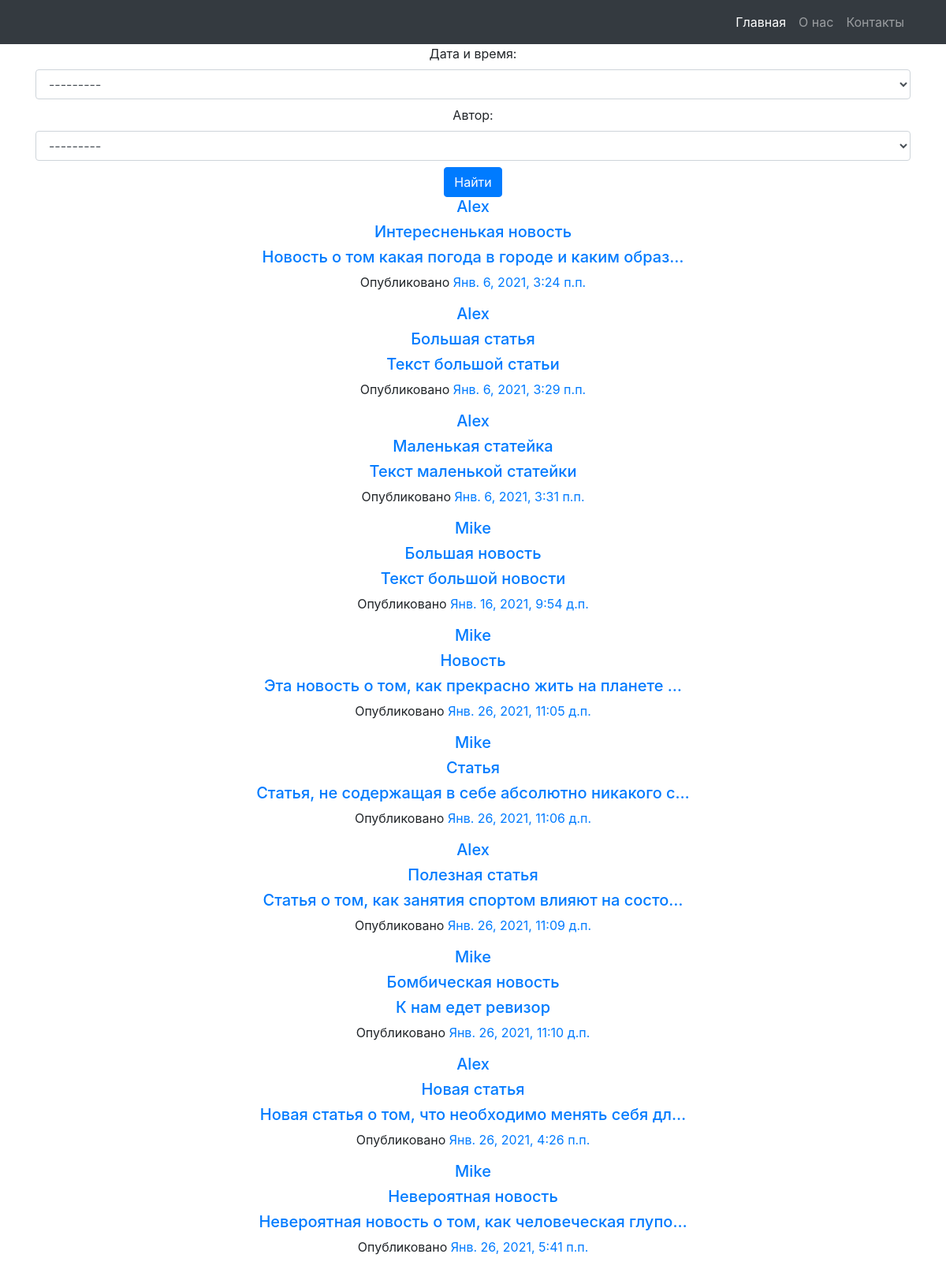
Screenshot of /search with the database file from the repository.
### news/models.py (models this page shows, shortened)
class Author(models.Model):
    author = models.OneToOneField(User, on_delete=models.CASCADE, unique=True)
    author_raiting = models.IntegerField(default=0)
    def __str__(self):
        return self.author.username
    class Meta:
        verbose_name = 'Автор'
        verbose_name_plural = 'Авторы'

class Post(models.Model):
    author = models.ForeignKey(Author, on_delete=models.CASCADE, verbose_name='Автор')
    NEWS = 'NW'
    ARTICLE = 'AR'
    POST_TYPES = [
        (NEWS, 'News'),
        (ARTICLE, 'Article'),
    ]
    type = models.CharField(max_length=2, choices=POST_TYPES, default=NEWS, verbose_name='Тип')
    created_time = models.DateTimeField(auto_now_add=True, verbose_name='Дата и время')
    category = models.ManyToManyField(Category, through='PostCategory', verbose_name='Категория')
    header = models.CharField(max_length=255, verbose_name='Название')
    article_text = models.TextField(verbose_name='Текст')
    post_raiting = models.IntegerField(default=0, verbose_name='Рейтинг')
    class Meta:
        verbose_name = 'Пост'
        verbose_name_plural = 'Посты'

### news/views.py (the view)
# urls.py: path('search', PostSearch.as_view(), name='search'),
class PostSearch(ListView):
    model = Post
    template_name = 'search.html'
    context_object_name = 'posts'
    def get_context_data(self, **kwargs):
        context = super().get_context_data(**kwargs)
        context['filter'] = PostFilter(self.request.GET, queryset=self.get_queryset())
        return context

### news/templates/news/search.html (shortened to what this page needs)
{% extends 'flatpages/default.html' %}
{% block content %}
<form method="GET">
    {{ filter.form }}
    <button type="submit" class="btn btn-primary">Найти</button>
</form>
{% for post in filter.qs %}
        <div class="post-preview">
          <a href="{% url 'new' post.pk %}">
            <h5 class="post-title">
             {{ post.author }}
            </h5>
              <h5 class="post-title">{{ post.header }}</h5>
            <h5 class="post-subtitle">
              {{ post.article_text|truncatechars:50 }}
            </h5>
          </a>
          <p class="post-meta">Опубликовано
            <a href="#">{{ post.created_time }}</a></p>
          {% endfor %}
        </div>
{% endblock content %}

### news/templates/flatpages/default.html (shortened to what this page needs)
{% load static %}
<!DOCTYPE html>
<html lang="en">
<head>
  <link href="{% static 'vendor/bootstrap/css/bootstrap.min.css' %}" rel="stylesheet">
</head>
<body>
  <nav class="navbar navbar-expand-lg navbar-dark bg-dark static-top">
    <div class="container">
      <div class="collapse navbar-collapse" id="navbarResponsive">
        <ul class="navbar-nav ml-auto">
          <li class="nav-item active">
            <a class="nav-link" href="/">Главная
            </a>
          </li>
          <li class="nav-item">
            <a class="nav-link" href="/about/">О нас</a>
          </li>
          <li class="nav-item">
            <a class="nav-link" href="/contacts/">Контакты</a>
          </li>
        </ul>
      </div>
    </div>
  </nav>
  <div class="container">
    <div class="row">
      <div class="col-lg-12 text-center">
       {% block content %}{% endblock content %}
      </div>
    </div>
  </div>
</body>
</html>

### rows the page displays
Author: author "---------"
Post: author "Alex", header "Интересненькая новость", article_text "Новость о том какая погода в городе и каким образ…", created_time "Янв. 6, 2021, 3:24 п.п."
Post: author "Alex", header "Большая статья", article_text "Текст большой статьи", created_time "Янв. 6, 2021, 3:29 п.п."
Post: author "Alex", header "Маленькая статейка", article_text "Текст маленькой статейки", created_time "Янв. 6, 2021, 3:31 п.п."
Post: author "Mike", header "Большая новость", article_text "Текст большой новости", created_time "Янв. 16, 2021, 9:54 д.п."
Post: author "Mike", header "Новость", article_text "Эта новость о том, как прекрасно жить на планете …", created_time "Янв. 26, 2021, 11:05 д.п."
Post: author "Mike", header "Статья", article_text "Статья, не содержащая в себе абсолютно никакого с…", created_time "Янв. 26, 2021, 11:06 д.п."
Post: author "Alex", header "Полезная статья", article_text "Статья о том, как занятия спортом влияют на состо…", created_time "Янв. 26, 2021, 11:09 д.п."
Post: author "Mike", header "Бомбическая новость", article_text "К нам едет ревизор", created_time "Янв. 26, 2021, 11:10 д.п."
Post: author "Alex", header "Новая статья", article_text "Новая статья о том, что необходимо менять себя дл…", created_time "Янв. 26, 2021, 4:26 п.п."
Post: author "Mike", header "Невероятная новость", article_text "Невероятная новость о том, как человеческая глупо…", created_time "Янв. 26, 2021, 5:41 п.п."
